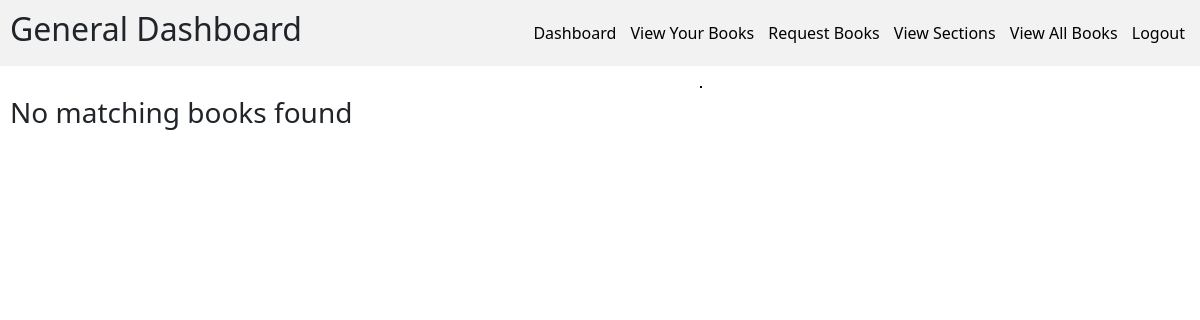
The page /viewBooks/1/search/ (signed in) on the database as committed earlier.
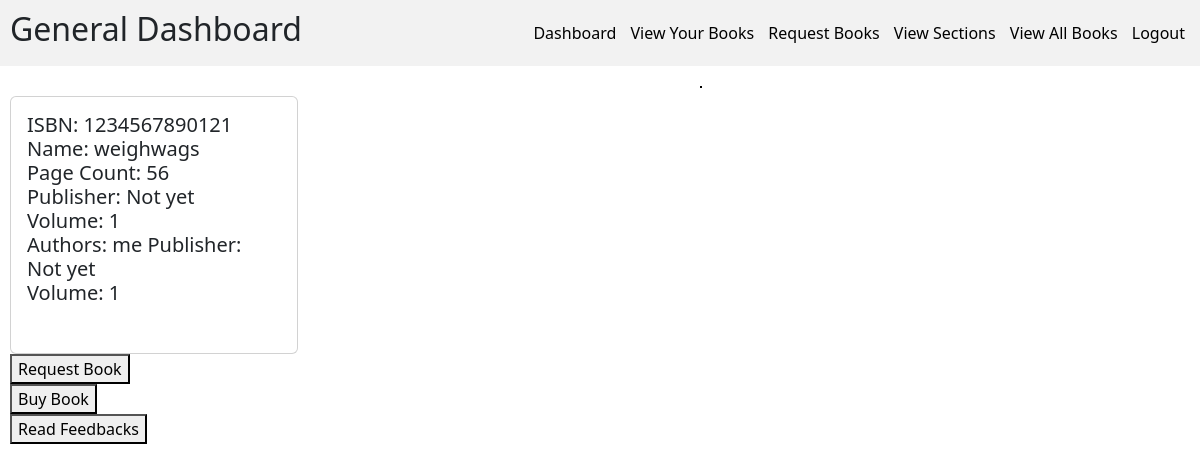
The same page on the database as committed later.
### models.py (models this page shows)
class BookModel(db.Model):
    __tablename__ = "book"
    id = Column(Integer, primary_key=True, autoincrement=True)
    isbn = Column(String(13), nullable=False, unique=True)
    name = Column(String(100), nullable=False)
    page_count = Column(Integer, nullable=False)
    content = Column(String, nullable=False)
    publisher = Column(String(100), nullable=False)
    volume = Column(Integer, nullable = False)
    section_id = Column(Integer, ForeignKey("section.id"), nullable=False)
    search_word = Column(String(500), nullable=False)
    price = Column(Integer, nullable=False)

class BookAuthorModel(db.Model):
    __tablename__ = "book_author"
    book_id = Column(Integer, ForeignKey("book.id"), primary_key=True)
    author_name = Column(String(40), primary_key=True)
    search_word = Column(String(40), nullable=False)

### app.py (the view)
@app.route("/viewBooks/<section_id>/search/", methods=["GET"])
@login_required
def searchViewBooks(section_id):
    book_authors = get_all_book_authors()
    search_word = request.args.get("search_word", default="")
    books = findBooks(search_word, filter_section=section_id)
    user_info = UserInfoModel.query.filter_by(uid=current_user.id).first()
    if not user_info:
        flash("User Info not found")
        return redirect("/")
    book_issues = BookIssueModel.query.filter_by(uid=current_user.id).all()
    book_requests = BookRequestsModel.query.filter_by(uid=current_user.id).all()
    my_books = []
    for book_issue in book_issues:
        my_books.append(book_issue)
    for book_request in book_requests:
        my_books.append(book_request)
    return render_template(
        "search_viewBooks.html",
        books=books,
        book_authors=book_authors,
        role=user_info.role,
        my_books=my_books,
    )

### app.py (called while the page is built)
def raw(input: str) -> str:
    return input.lower().replace(" ", "")

def get_all_book_authors():
    return BookAuthorModel.query.all()

### blueprints/api.py (called while the page is built)
@login_manager.user_loader
def load_user(id):
    return UserLoginModel.query.get(id)

### templates/search_viewBooks.html (shortened to what this page needs)
{% if role == "Librarian" %}
{% extends "librarianBase.html" %}
{% else %}
{% extends "generalBase.html" %}
{% endif %}
{% block content %}
<div>
    {% if not books: %}
    <h3>No matching books found</h3>
    {% else %}
    {% for book in books: %}
    <div class="card" style="width: 18rem;">
        <div class="card-body">
            <h5>
                ISBN: {{book.isbn}} <br>
                Name: {{book.name}} <br>
                Page Count: {{book.page_count}} <br>
                Publisher: {{book.publisher}} <br>
                Volume: {{book.volume}} <br>
                Authors:
                {% for book_author in book_authors %}
                    {% if book_author.book_id == book.id: %}
                    {{book_author.author_name}}
                    {% endif %}
                {% endfor %}
                Publisher: {{book.publisher}}<br>
                Volume: {{book.volume}}<br>
                <br>
            </h5>
        </div>
    </div>
    <div>
        {% if role == "General" %}
        {% for my_book in my_books if my_book.book_id == book.id %}
        [Book already requested or issued] <br>
        {% else %}
        <a href="/requestBook?id={{book.id}}"><button>Request Book</button></a> <br>
        {% endfor %}
        <a href="/buyBook?id={{book.id}}"><button>Buy Book</button></a> <br>
        {% endif %}
        <a href="/readFeedback?id={{book.id}}"><button>Read Feedbacks</button></a>
    </div>
    <br>
    {% endfor %}
    <br>
    {% endif %}
</div>
{% endblock %}

Rows that differ between the two databases and show on the page:
added BookModel: isbn "1234567890121", name "weighwags", page_count "56", publisher "Not yet", volume "1"
added BookAuthorModel: author_name "me"
Other text that changed with them:
text no longer shown: "No matching books found"
